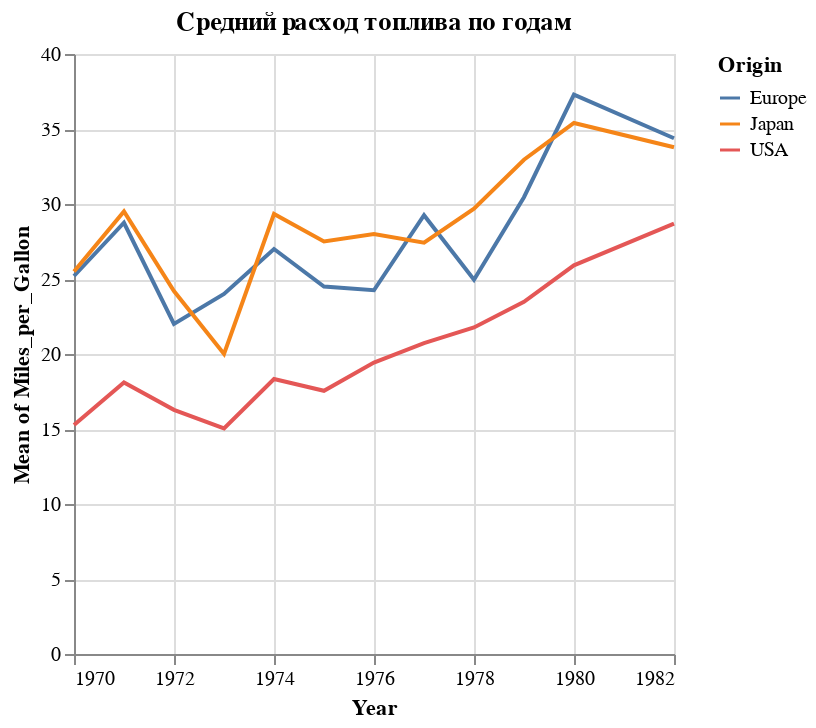

The code cell stored with this chart in its notebook:
### Code cell
alt.Chart(cars).mark_line().encode(
    x='Year:T',
    y='mean(Miles_per_Gallon):Q',
    color='Origin:N', 
).properties(
    title='Средний расход топлива по годам'
)

### Figure 1 — Vega-Lite specification as saved in the notebook (floating-point values rounded to 4 significant figures; data arrays with more than 128 entries replaced by an {"elided": "..."} marker saying what was removed)
{"config": {"view": {"continuousWidth": 300, "continuousHeight": 300}}, "data": {"name": "data-583e73726c1545c56c203344161a975c"}, "mark": {"type": "line"}, "encoding": {"color": {"field": "Origin", "type": "nominal"}, "x": {"field": "Year", "type": "temporal"}, "y": {"aggregate": "mean", "field": "Miles_per_Gallon", "type": "quantitative"}}, "title": "Средний расход топлива по годам", "$schema": "https://vega.github.io/schema/vega-lite/v5.20.1.json", "datasets": {"data-583e73726c1545c56c203344161a975c": {"elided": "406 records"}}}
